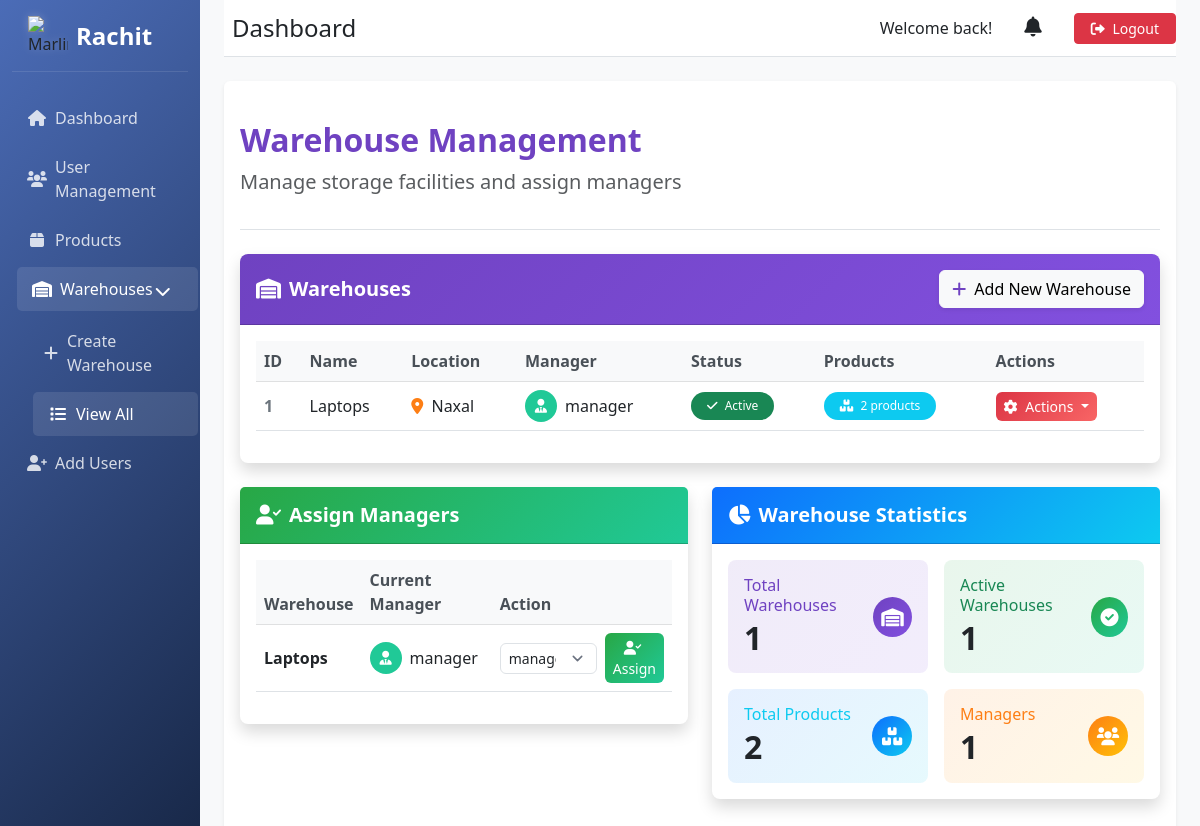
The app's page /manage_warehouses/ (signed in) with its own data.
### user/models.py (models this page shows, shortened)
class Warehouse(models.Model):
    name = models.CharField(max_length=255)
    location = models.CharField(max_length=255)
    manager = models.OneToOneField('CustomUser', on_delete=models.SET_NULL, null=True, blank=True, related_name='managed_warehouse')
    handles_expiring = models.BooleanField(default=False)

class CustomUser(AbstractUser):
    ROLE_CHOICES = [
        ('super_admin', 'Super Admin'),
        ('admin', 'Admin'),
        ('warehouse_manager', 'Warehouse Manager'),
        ('staff', 'Staff'),
        ('customer', 'Customer'),
    ]
    role = models.CharField(max_length=20, choices=ROLE_CHOICES, default='customer')
    email = models.EmailField(unique=True, blank=False, null=False)
    is_email_verified = models.BooleanField(default=False)
    verification_token = models.CharField(max_length=100, blank=True, null=True)
    warehouse = models.ForeignKey(Warehouse, on_delete=models.SET_NULL, null=True, blank=True, related_name='employees')
    is_approved = models.BooleanField(default=False)
    is_verified = models.BooleanField(default=False)
    is_staff = models.BooleanField(default=False)
    created_by = models.ForeignKey('self', on_delete=models.SET_NULL, null=True, blank=True, related_name='created_users')
    reset_password_token = models.CharField(max_length=32, null=True, blank=True)
    reset_password_expires = models.DateTimeField(null=True, blank=True)
    @property
    def unread_notifications_count(self):
        return self.notifications.filter(is_read=False).count()

### user/views.py (the view)
# urls.py: path('manage_warehouses/', views.manage_warehouses, name='manage_warehouses'),  # Manage warehouses (Admin)
@login_required
def manage_warehouses(request):
    if request.user.role != 'admin':
        return HttpResponseForbidden("You are not authorized to view this page")
    warehouses = Warehouse.objects.all()
    available_managers = CustomUser.objects.filter(
        role='warehouse_manager',
        is_active=True,
    )
    active_warehouses = warehouses.filter(manager__isnull=False)
    total_products = Product.objects.count()
    context = {
        'warehouses': warehouses,
        'available_managers': available_managers,
        'active_warehouses': active_warehouses,
        'total_products': total_products
    }
    return render(request, 'manage_warehouses.html', context)

### templates/manage_warehouses.html (shortened to what this page needs)
{% extends 'base_dashboard.html' %}
{% block sidebar_menu %}
<ul class="nav flex-column">
    <li class="nav-item">
        <a class="nav-link" href="{% url 'admin_dashboard' %}">
            <i class="fas fa-home me-2"></i> Dashboard
        </a>
    </li>
    <li class="nav-item">
        <a class="nav-link" href="{% url 'user_statistics' %}">
            <i class="fas fa-users me-2"></i> User Management
        </a>
    </li>
    <li class="nav-item">
        <a class="nav-link" href="{% url 'product_management' %}">
            <i class="fas fa-box me-2"></i> Products
        </a>
    </li>
    <li class="nav-item">
        <a class="nav-link active" href="#warehouseManagement" data-bs-toggle="collapse" role="button">
            <i class="fas fa-warehouse me-2"></i> Warehouses
            <i class="fas fa-chevron-down float-end mt-1"></i>
        </a>
        <div class="collapse show" id="warehouseManagement">
            <ul class="nav flex-column ms-3 mt-2">
                <li class="nav-item">
                    <a class="nav-link" href="{% url 'create_warehouse' %}">
                        <i class="fas fa-plus me-2"></i> Create Warehouse
                    </a>
                </li>
                <li class="nav-item">
                    <a class="nav-link active" href="{% url 'manage_warehouses' %}">
                        <i class="fas fa-list me-2"></i> View All
                    </a>
                </li>
            </ul>
        </div>
    </li>
    <li class="nav-item">
        <a class="nav-link" href="{% url 'add_user_page' %}">
            <i class="fas fa-user-plus me-2"></i> Add Users
        </a>
    </li>
</ul>
{% endblock %}
{% block content %}
<div class="pt-4 pb-3 mb-4 border-bottom">
    <h1 class="h2 fw-bold text-purple">Warehouse Management</h1>
    <p class="text-muted lead">Manage storage facilities and assign managers</p>
</div>
<div class="row mb-4">
    <div class="col-12">
        <div class="card shadow border-0 rounded-3 overflow-hidden">
            <div class="card-header bg-gradient-purple text-white d-flex justify-content-between align-items-center py-3">
                <h5 class="card-title mb-0 fw-bold">
                    <i class="fas fa-warehouse me-2"></i>Warehouses
                </h5>
                <a href="{% url 'create_warehouse' %}" class="btn btn-light shadow-sm animate-hover">
                    <i class="fas fa-plus text-purple me-2"></i>Add New Warehouse
                </a>
            </div>
            <div class="card-body">
                <div class="table-responsive">
                    <table class="table table-hover align-middle">
                        <thead class="table-light">
                            <tr>
                                <th>ID</th>
                                <th>Name</th>
                                <th>Location</th>
                                <th>Manager</th>
                                <th>Status</th>
                                <th>Products</th>
                                <th>Actions</th>
                            </tr>
                        </thead>
                        <tbody>
                            {% for warehouse in warehouses %}
                            <tr data-warehouse-id="{{ warehouse.id }}" class="align-middle">
                                <td class="fw-bold text-secondary">{{ warehouse.id }}</td>
                                <td>{{ warehouse.name }}</td>
                                <td><i class="fas fa-map-marker-alt text-orange me-1"></i> {{ warehouse.location }}</td>
                                <td>
                                    {% if warehouse.manager %}
                                        <div class="d-flex align-items-center">
                                            <div class="avatar-sm bg-teal rounded-circle text-white me-2 d-flex align-items-center justify-content-center">
                                                <i class="fas fa-user-tie"></i>
                                            </div>
                                            <span>{{ warehouse.manager.username }}</span>
                                        </div>
                                    {% else %}
                                        <span class="text-muted"><i class="fas fa-user-slash me-1"></i> Unassigned</span>
                                    {% endif %}
                                </td>
                                <td>
                                    {% if warehouse.manager %}
                                        <span class="badge bg-success rounded-pill px-3 py-2"><i class="fas fa-check me-1"></i> Active</span>
                                    {% else %}
                                        <span class="badge bg-warning rounded-pill px-3 py-2"><i class="fas fa-clock me-1"></i> Pending Manager</span>
                                    {% endif %}
                                </td>
                                <td>
                                    {% with product_count=warehouse.product_set.count %}
                                        {% if product_count > 0 %}
                                            <span class="badge bg-info rounded-pill px-3 py-2 product-count" data-count="{{ product_count }}">
                                                <i class="fas fa-boxes me-1"></i> {{ product_count }} products
                                            </span>
                                        {% else %}
                                            <span class="badge bg-secondary rounded-pill px-3 py-2 product-count" data-count="0">
                                                <i class="fas fa-box-open me-1"></i> Empty
                                            </span>
                                        {% endif %}
                                    {% endwith %}
                                </td>
                                <td>
                                    <div class="btn-group">
                                        <button type="button" class="btn btn-sm btn-gradient-red rounded dropdown-toggle" data-bs-toggle="dropdown" aria-expanded="false">
                                            <i class="fas fa-cog me-1"></i> Actions
                                        </button>
                                    </div>
                                </td>
                            </tr>
                            {% endfor %}
                        </tbody>
                    </table>
                </div>
            </div>
        </div>
    </div>
</div>
<div class="row">
    <div class="col-md-6 mb-4">
        <div class="card shadow border-0 rounded-3">
            <div class="card-header bg-gradient-green text-white py-3">
                <h5 class="card-title mb-0 fw-bold">
                    <i class="fas fa-user-check me-2"></i>Assign Managers
                </h5>
            </div>
            <div class="card-body">
                <div class="table-responsive">
                    <table class="table align-middle">
                        <thead class="table-light">
                            <tr>
                                <th>Warehouse</th>
                                <th>Current Manager</th>
                                <th>Action</th>
                            </tr>
                        </thead>
                        <tbody>
                            {% for warehouse in warehouses %}
                            <tr>
                                <td class="fw-bold">{{ warehouse.name }}</td>
                                <td>
                                    {% if warehouse.manager %}
                                        <div class="d-flex align-items-center">
                                            <div class="avatar-sm bg-teal rounded-circle text-white me-2 d-flex align-items-center justify-content-center">
                                                <i class="fas fa-user-tie"></i>
                                            </div>
                                            <span>{{ warehouse.manager.username }}</span>
                                        </div>
                                    {% else %}
                                        <span class="text-muted"><i class="fas fa-user-slash me-1"></i> Unassigned</span>
                                    {% endif %}
                                </td>
                                <td>
                                    <form method="POST" action="{% url 'assign_warehouse_manager' warehouse.id %}" class="d-flex align-items-center">
                                        <select name="manager_id" class="form-select form-select-sm me-2 rounded" required>
                                            {% for manager in available_managers %}
                                                <option value="{{ manager.id }}" {% if warehouse.manager and warehouse.manager.id == manager.id %}selected{% endif %}>
                                                    {{ manager.username }} {% if manager.role %}({{ manager.role }}){% endif %}
                                                </option>
                                            {% endfor %}
                                        </select>
                                        <button type="submit" class="btn btn-sm btn-gradient-green rounded animate-hover">
                                            <i class="fas fa-user-check me-1"></i> Assign
                                        </button>
                                    </form>
                                </td>
                            </tr>
                            {% endfor %}
                        </tbody>
                    </table>
                </div>
            </div>
        </div>
    </div>
    <div class="col-md-6 mb-4">
        <div class="card shadow border-0 rounded-3">
            <div class="card-header bg-gradient-blue text-white py-3">
                <h5 class="card-title mb-0 fw-bold">
                    <i class="fas fa-chart-pie me-2"></i>Warehouse Statistics
                </h5>
            </div>
            <div class="card-body">
                <div class="row g-3">
                    <div class="col-md-6">
                        <div class="p-3 bg-gradient-purple-light rounded-3 hover-scale">
                            <div class="d-flex justify-content-between align-items-center">
                                <div>
                                    <h6 class="text-purple mb-1">Total Warehouses</h6>
                                    <h2 class="mb-0 fw-bold text-dark">{{ warehouses|length }}</h2>
                                </div>
                                <div class="icon-box bg-gradient-purple text-white rounded-circle">
                                    <i class="fas fa-warehouse"></i>
                                </div>
                            </div>
                        </div>
                    </div>
                    <div class="col-md-6">
                        <div class="p-3 bg-gradient-green-light rounded-3 hover-scale">
                            <div class="d-flex justify-content-between align-items-center">
                                <div>
                                    <h6 class="text-success mb-1">Active Warehouses</h6>
                                    <h2 class="mb-0 fw-bold text-dark">{{ active_warehouses|length }}</h2>
                                </div>
                                <div class="icon-box bg-gradient-green text-white rounded-circle">
                                    <i class="fas fa-check-circle"></i>
                                </div>
                            </div>
                        </div>
                    </div>
                    <div class="col-md-6">
                        <div class="p-3 bg-gradient-blue-light rounded-3 hover-scale">
                            <div class="d-flex justify-content-between align-items-center">
                                <div>
                                    <h6 class="text-info mb-1">Total Products</h6>
                                    <h2 class="mb-0 fw-bold text-dark">{{ total_products }}</h2>
                                </div>
                                <div class="icon-box bg-gradient-blue text-white rounded-circle">
                                    <i class="fas fa-boxes"></i>
                                </div>
                            </div>
                        </div>
                    </div>
                    <div class="col-md-6">
                        <div class="p-3 bg-gradient-orange-light rounded-3 hover-scale">
                            <div class="d-flex justify-content-between align-items-center">
                                <div>
                                    <h6 class="text-orange mb-1">Managers</h6>
                                    <h2 class="mb-0 fw-bold text-dark">{{ available_managers|length }}</h2>
                                </div>
                                <div class="icon-box bg-gradient-orange text-white rounded-circle">
                                    <i class="fas fa-users"></i>
                                </div>
                            </div>
                        </div>
                    </div>
                </div>
            </div>
        </div>
    </div>
</div>
{% endblock %}

### records on screen
Warehouse: id "1", name "Laptops", location "Naxal", manager.username "manager", shows "Active", product_set.count "2", manager_id "manager (warehouse_manager)"

### other values on screen
{{ warehouses|length }} "1"
{{ active_warehouses|length }} "1"
{{ total_products }} "2"
{{ available_managers|length }} "1"
